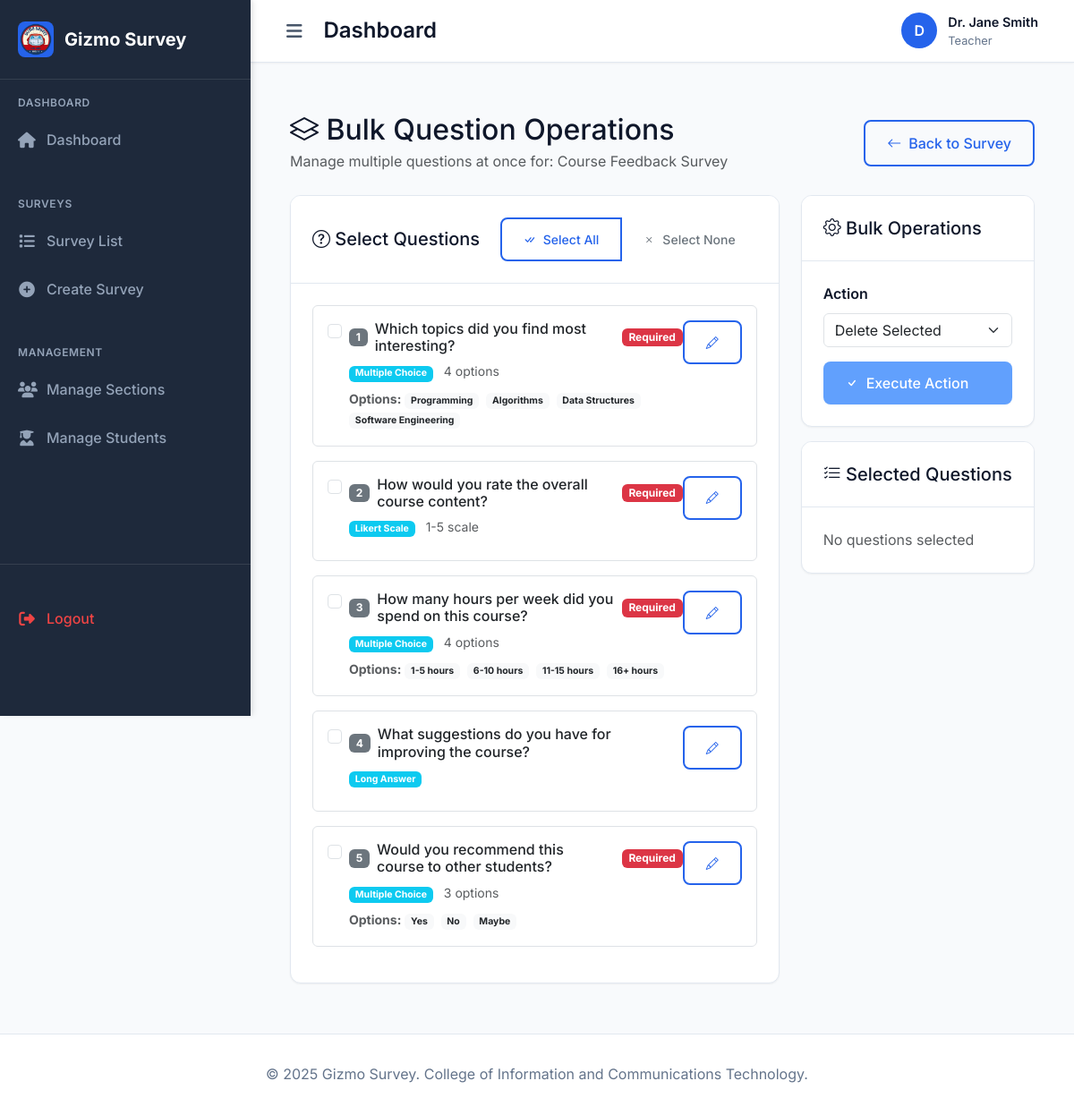
Page /teacher/survey/1/questions/bulk/ (signed in) on the earlier database version.
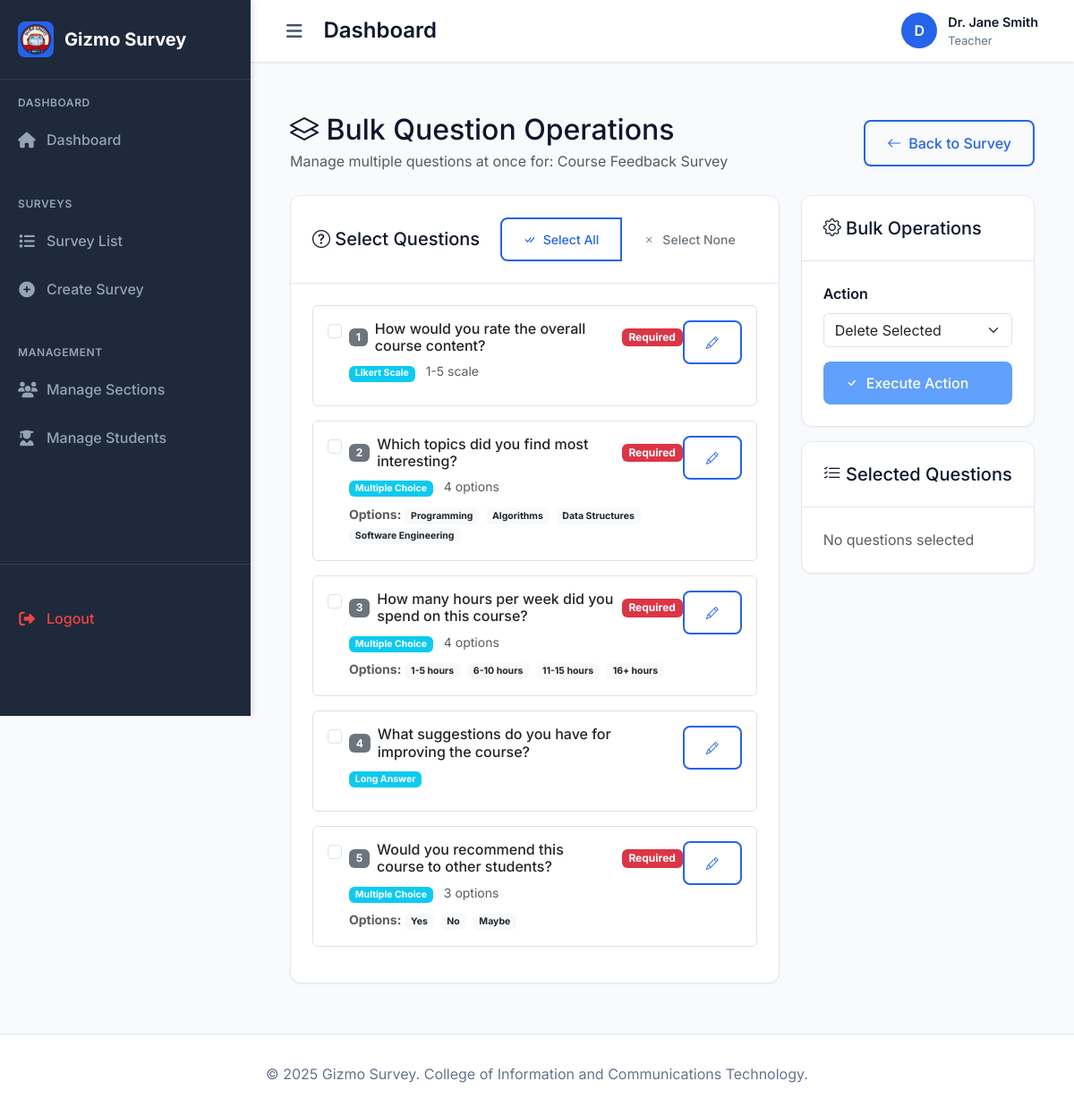
Same page on the later database version.
### myapp/models.py (models this page shows, shortened)
class Question(models.Model):
    QUESTION_TYPES = [
        ('multiple_choice', 'Multiple Choice'),
        ('likert_scale', 'Likert Scale'),
        ('short_answer', 'Short Answer'),
        ('long_answer', 'Long Answer'),
    ]
    survey = models.ForeignKey(Survey, on_delete=models.CASCADE, related_name='questions')
    question_text = models.TextField()
    question_type = models.CharField(max_length=20, choices=QUESTION_TYPES)
    is_required = models.BooleanField(default=True)
    is_active = models.BooleanField(default=True, help_text="Whether this question is active (not soft deleted)")
    order = models.PositiveIntegerField(default=0)
    options = models.JSONField(default=list, blank=True)
    likert_min = models.IntegerField(default=1)
    likert_max = models.IntegerField(default=5)
    likert_labels = models.JSONField(default=list, blank=True)
    class Meta:
        ordering = ['order']

### myapp/views.py (the view)
# urls.py: path('teacher/survey/<int:survey_id>/questions/bulk/', views.question_bulk_operations, name='question_bulk_operations'),
@login_required
def question_bulk_operations(request, survey_id):
    profile = UserProfile.objects.get(user=request.user)
    if profile.role != 'teacher':
        messages.error(request, 'Access denied. Teacher access required.')
        return redirect('home')
    survey = get_object_or_404(Survey, id=survey_id, created_by=request.user)
    if request.method == 'POST':
        form = QuestionBulkForm(request.POST)
        if form.is_valid():
            action = form.cleaned_data['action']
            question_ids = form.cleaned_data['question_ids'].split(',')
            questions = Question.objects.filter(id__in=question_ids, survey=survey)
            version_incremented = False
            if survey.responses.exists():
                survey.version += 1
                survey.save()
                version_incremented = True
            if action == 'delete':
                count = questions.count()
                questions.update(is_active=False)
                if version_incremented:
                    messages.success(request, f'{count} questions deactivated successfully! Survey version incremented to {survey.version}. Students will need to retake the survey.')
                else:
                    messages.success(request, f'{count} questions deactivated successfully!')
            elif action == 'reorder':
                new_order = form.cleaned_data['new_order']
                if new_order:
                    order_numbers = [int(x.strip()) for x in new_order.split(',') if x.strip()]
                    for i, question in enumerate(questions):
                        if i < len(order_numbers):
                            question.order = order_numbers[i]
                            question.save()
                    if version_incremented:
                        messages.success(request, f'Questions reordered successfully! Survey version incremented to {survey.version}. Students will need to retake the survey.')
                    else:
                        messages.success(request, 'Questions reordered successfully!')
            elif action == 'toggle_required':
                for question in questions:
                    question.is_required = not question.is_required
                    question.save()
                if version_incremented:
                    messages.success(request, f'Required status toggled successfully! Survey version incremented to {survey.version}. Students will need to retake the survey.')
                else:
                    messages.success(request, 'Required status toggled successfully!')
            elif action == 'change_type':
                new_type = form.cleaned_data['new_type']
                if new_type:
                    questions.update(question_type=new_type)
                    if version_incremented:
                        messages.success(request, f'Question type changed to {new_type} successfully! Survey version incremented to {survey.version}. Students will need to retake the survey.')
                    else:
                        messages.success(request, f'Question type changed to {new_type} successfully!')
            return redirect('edit_survey', survey_id=survey.id)
    else:
        form = QuestionBulkForm()
    context = {
        'survey': survey,
        'form': form,
        'profile': profile,
        'active_questions': survey.questions.filter(is_active=True).order_by('order'),
    }
    return render(request, 'myapp/question_bulk_operations.html', context)

### myapp/forms.py
class QuestionBulkForm(forms.Form):
    ACTION_CHOICES = [
        ('delete', 'Delete Selected'),
        ('reorder', 'Reorder Selected'),
        ('toggle_required', 'Toggle Required Status'),
        ('change_type', 'Change Question Type'),
    ]
    action = forms.ChoiceField(choices=ACTION_CHOICES, widget=forms.Select(attrs={'class': 'form-select'}))
    question_ids = forms.CharField(widget=forms.HiddenInput())
    new_order = forms.CharField(required=False, widget=forms.TextInput(attrs={'class': 'form-control', 'placeholder': 'Enter new order numbers separated by commas'}))
    new_type = forms.ChoiceField(choices=Question.QUESTION_TYPES, required=False, widget=forms.Select(attrs={'class': 'form-select'}))

### myapp/templates/myapp/question_bulk_operations.html (shortened to what the changed rows need)
{% extends 'myapp/base.html' %}
{% load survey_extras %}
{% block content %}
<div class="container-fluid py-4">
    <div class="row">
        <div class="col-12">
            <div class="d-flex justify-content-between align-items-center mb-4">
                <div>
                    <h2 class="mb-1">
                        <i class="bi bi-layers"></i> Bulk Question Operations
                    </h2>
                </div>
            </div>
        </div>
    </div>
    <div class="row">
        <div class="col-lg-8">
            <div class="card">
                <div class="card-body">
                    {% if active_questions %}
                        <div class="questions-list" id="questionsList">
                            {% for question in active_questions %}
                                <div class="question-item mb-3 p-3 border rounded" data-question-id="{{ question.id }}">
                                    <div class="form-check">
                                        <input class="form-check-input question-checkbox" type="checkbox"
                                               value="{{ question.id }}" id="question_{{ question.id }}">
                                        <label class="form-check-label w-100" for="question_{{ question.id }}">
                                            <div class="d-flex justify-content-between align-items-start">
                                                <div class="flex-grow-1">
                                                    <div class="d-flex align-items-center mb-2">
                                                        <span class="badge bg-secondary me-2">{{ question.order }}</span>
                                                        <h6 class="mb-0">{{ question.question_text }}</h6>
                                                        {% if question.is_required %}
                                                            <span class="badge bg-danger ms-2">Required</span>
                                                        {% endif %}
                                                    </div>
                                                    <div class="small text-muted mb-2">
                                                        <span class="badge bg-info">{{ question.get_question_type_display }}</span>
                                                        {% if question.question_type == 'multiple_choice' and question.options %}
                                                            <span class="ms-2">{{ question.options|length }} options</span>
                                                        {% elif question.question_type == 'likert_scale' %}
                                                            <span class="ms-2">{{ question.likert_min }}-{{ question.likert_max }} scale</span>
                                                        {% endif %}
                                                    </div>
                                                    {% if question.question_type == 'multiple_choice' and question.options %}
                                                        <div class="small text-muted">
                                                            <strong>Options:</strong>
                                                            {% for option in question.options %}
                                                                <span class="badge bg-light text-dark me-1">{{ option }}</span>
                                                            {% endfor %}
                                                        </div>
                                                    {% endif %}
                                                </div>
                                                <div class="btn-group" role="group">
                                                    <a href="{% url 'edit_question' question.id %}" class="btn btn-outline-primary btn-sm">
                                                        <i class="bi bi-pencil"></i>
                                                    </a>
                                                </div>
                                            </div>
                                        </label>
                                    </div>
                                </div>
                            {% endfor %}
                        </div>
                    {% endif %}
                </div>
            </div>
        </div>
    </div>
</div>
{% endblock %}

Differences in the rows shown:
changed Question "How would you rate the overall course content?": order "2" → "1"; moves up the list
changed Question "Which topics did you find most interesting?": order "1" → "2"
